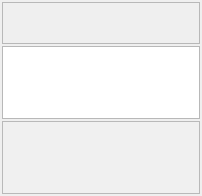
          <widget class="QWidget" name="pageVessels">
           <property name="geometry">
            <rect>
             <x>0</x>
             <y>0</y>
             <width>160</width>
             <height>196</height>
            </rect>
           </property>
           <attribute name="label">
            <string>Параметры судов для имитации</string>
           </attribute>
           <layout class="QVBoxLayout" name="verticalLayout_5">
            <property name="spacing">
             <number>2</number>
            </property>
            <property name="leftMargin">
             <number>2</number>
            </property>
            <property name="topMargin">
             <number>2</number>
            </property>
            <property name="rightMargin">
             <number>2</number>
            </property>
            <property name="bottomMargin">
             <number>2</number>
            </property>
            <item>
             <widget class="QFrame" name="graphControlFrame_2">
              <property name="frameShape">
               <enum>QFrame::StyledPanel</enum>
              </property>
              <property name="frameShadow">
               <enum>QFrame::Raised</enum>
              </property>
              <layout class="QHBoxLayout" name="horizontalLayout_8">
               <item>
                <widget class="QPushButton" name="bnAddVessel">
                 <property name="sizePolicy">
                  <sizepolicy hsizetype="Fixed" vsizetype="Fixed">
                   <horstretch>0</horstretch>
                   <verstretch>0</verstretch>
                  </sizepolicy>
                 </property>
                 <property name="text">
                  <string/>
                 </property>
                 <property name="icon">
                  <iconset resource="res.qrc">
                   <normaloff>:/buttons/Icons/Health.ico</normaloff>:/buttons/Icons/Health.ico</iconset>
                 </property>
                 <property name="flat">
                  <bool>true</bool>
                 </property>
                </widget>
               </item>
               <item>
                <widget class="QPushButton" name="bnEditVessel">
                 <property name="sizePolicy">
                  <sizepolicy hsizetype="Fixed" vsizetype="Fixed">
                   <horstretch>0</horstretch>
                   <verstretch>0</verstretch>
                  </sizepolicy>
                 </property>
                 <property name="text">
                  <string/>
                 </property>
                 <property name="icon">
                  <iconset resource="res.qrc">
                   <normaloff>:/buttons/Icons/Pen.ico</normaloff>:/buttons/Icons/Pen.ico</iconset>
                 </property>
                 <property name="flat">
                  <bool>true</bool>
                 </property>
                </widget>
               </item>
               <item>
                <widget class="QPushButton" name="bnRemoveVessel">
                 <property name="sizePolicy">
                  <sizepolicy hsizetype="Fixed" vsizetype="Fixed">
                   <horstretch>0</horstretch>
                   <verstretch>0</verstretch>
                  </sizepolicy>
                 </property>
                 <property name="text">
                  <string/>
                 </property>
                 <property name="icon">
                  <iconset resource="res.qrc">
                   <normaloff>:/buttons/Icons/Cancel.ico</normaloff>:/buttons/Icons/Cancel.ico</iconset>
                 </property>
                 <property name="flat">
                  <bool>true</bool>
                 </property>
                </widget>
               </item>
               <item>
                <widget class="QPushButton" name="bnSetActive">
                 <property name="sizePolicy">
                  <sizepolicy hsizetype="Fixed" vsizetype="Fixed">
                   <horstretch>0</horstretch>
                   <verstretch>0</verstretch>
                  </sizepolicy>
                 </property>
                 <property name="text">
                  <string/>
                 </property>
                 <property name="icon">
                  <iconset resource="res.qrc">
                   <normaloff>:/buttons/Icons/Hand.ico</normaloff>:/buttons/Icons/Hand.ico</iconset>
                 </property>
                 <property name="flat">
                  <bool>true</bool>
                 </property>
                </widget>
               </item>
               <item>
                <spacer name="horizontalSpacer_2">
                 <property name="orientation">
                  <enum>Qt::Horizontal</enum>
                 </property>
                 <property name="sizeHint" stdset="0">
                  <size>
                   <width>129</width>
                   <height>20</height>
                  </size>
                 </property>
                </spacer>
               </item>
              </layout>
             </widget>
            </item>
            <item>
             <widget class="QListWidget" name="listVessels">
              <property name="font">
               <font>
                <weight>50</weight>
                <bold>false</bold>
               </font>
              </property>
             </widget>
            </item>
            <item>
             <widget class="QTextEdit" name="textMapObjectInfo">
              <property name="styleSheet">
               <string notr="true">background-color: rgb(240, 240, 240);</string>
              </property>
              <property name="readOnly">
               <bool>true</bool>
              </property>
             </widget>
            </item>
           </layout>
          </widget>
